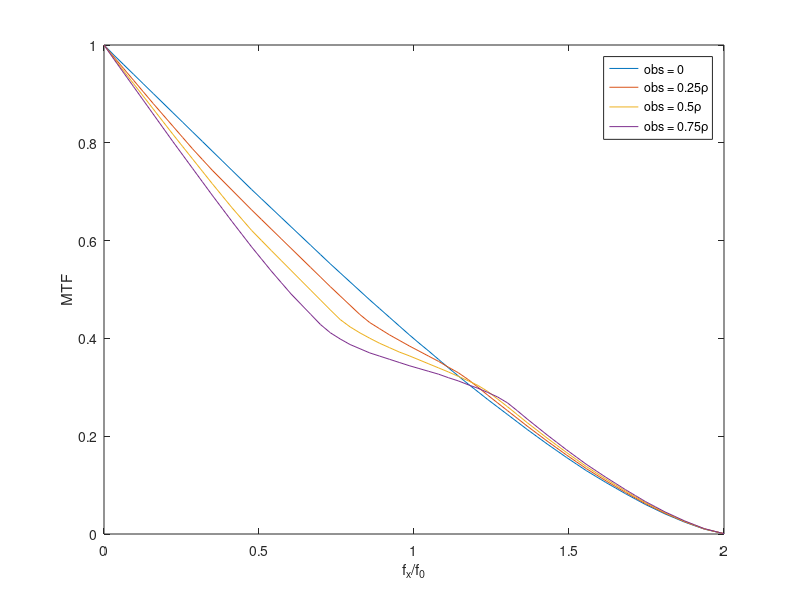

The MATLAB script that drew this image:
clear all; clc; close all;
size = 256;
%%
for i = 1:4
    circ = zeros(size,size);
    x = (1:size) - fix(size/2)-1;
    center = find(x==0);
    [X,Y] = meshgrid(x,-x);
    %aperture radius 256/64;
    rad = fix(size/8);
    circ = X.^2+Y.^2 <= rad^2;
    obs = X.^2+Y.^2 <= (i-1)*rad;
    pupil = circ-obs;
    A(:,:,i) = pupil;
end

%calculate impulse response
for i = 1:4
    target = A(:,:,i);
    h = fftshift(ifftn(ifftshift(target)));
    h2 = abs(h).^2;
    temp = fftshift(fftn(ifftshift(h2)));
    mtf = abs(temp/temp(center,center));
    firstzero = min(find(mtf(center, center:size)<=1e-3));
    plotx = linspace(0,2,firstzero);
    ploty = mtf(center,center:center+firstzero-1);
    plot(plotx, ploty);
    hold on
end
xlabel('f_x/f_0');
ylabel('MTF');
legend('obs = 0', 'obs = 0.25\rho', 'obs = 0.5\rho', 'obs = 0.75\rho')
hold off